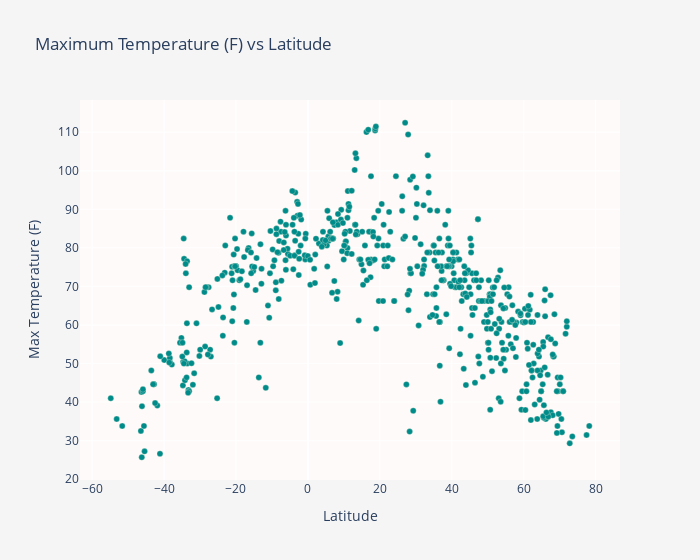

The cell this chart's notebook holds for it:
### Code cell
fig1 = go.Figure(
    data=go.Scatter(x=cities_df['Lat'],
                    y=cities_df['Max Temp'],
                    mode='markers',
                    marker=dict(
                        color='darkcyan',
                        line=dict(
                            color='cornsilk',
                            width=0.3
                        )
                    )
    ),
    layout=go.Layout(
        title='Maximum Temperature (F) vs Latitude',
        xaxis_title='Latitude',
        yaxis_title='Max Temperature (F)',
        paper_bgcolor='whitesmoke',
        plot_bgcolor='snow',
        width=700
       

    ))

fig1.show()

### Figure 1 — Plotly figure (JSON) as saved in the notebook; plotly's stock layout.template omitted (floating-point values rounded to 4 significant figures; data arrays with more than 128 entries replaced by an {"elided": "..."} marker saying what was removed)
{"data": [{"marker": {"color": "darkcyan", "line": {"color": "cornsilk", "width": 0.3}}, "mode": "markers", "type": "scatter", "x": {"elided": "547 float values"}, "y": {"elided": "547 float values"}}], "layout": {"paper_bgcolor": "whitesmoke", "plot_bgcolor": "snow", "title": {"text": "Maximum Temperature (F) vs Latitude"}, "width": 700, "xaxis": {"title": {"text": "Latitude"}}, "yaxis": {"title": {"text": "Max Temperature (F)"}}}}
